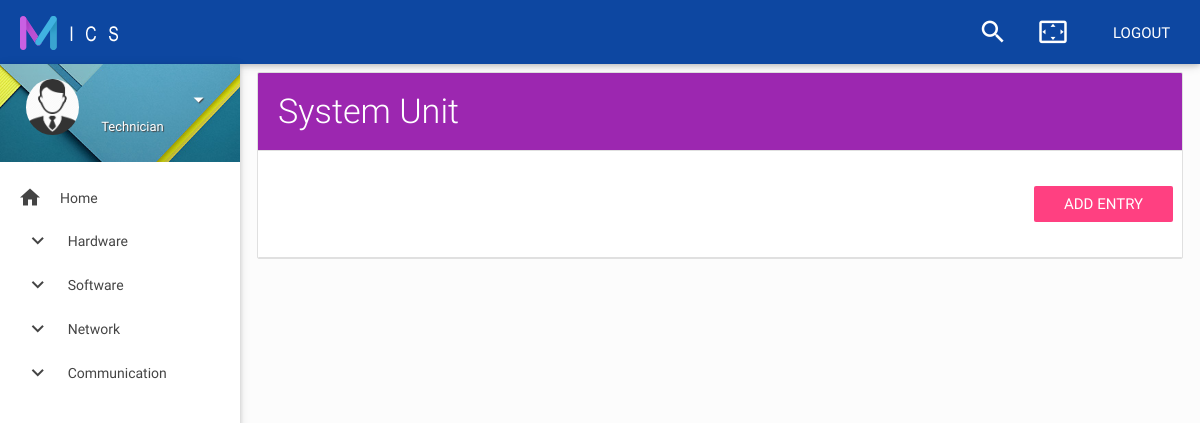
The app's page /menu.php?SubCategoryId=1 with its own data.
### tables this page shows
CREATE TABLE `categorytable` (
  `CategoryId` int(6) NOT NULL AUTO_INCREMENT,
  `NameOfCategory` varchar(60) DEFAULT NULL,
  `acivate` int(1) DEFAULT NULL,
  `dateofdisactivate` datetime DEFAULT NULL,
  PRIMARY KEY (`CategoryId`)
);

CREATE TABLE `subcategorytable` (
  `SubCategoryId` int(6) NOT NULL AUTO_INCREMENT,
  `NameOfSubCategory` varchar(60) DEFAULT NULL,
  `CategoryId` int(6) DEFAULT NULL,
  `activate` int(1) DEFAULT '1',
  `datedisactivate` datetime DEFAULT NULL,
  PRIMARY KEY (`SubCategoryId`)
);

### menu.php (the view, shortened to what this page needs)
<?php
include('connection.php');
$getUserQry = mysqli_query($connection, "select * from addaccounttable where AddAccountId = '" . $_SESSION["AddAccountId"] . "'");
$getUserRes = mysqli_fetch_assoc($getUserQry);
 ?>
<!DOCTYPE html>
<html lang="en">
<head>
    <link href="css/materialize.css" type="text/css" rel="stylesheet" media="screen,projection">
    <link href="css/style.css" type="text/css" rel="stylesheet" media="screen,projection">
    <link href="js/plugins/perfect-scrollbar/perfect-scrollbar.css" type="text/css" rel="stylesheet" media="screen,projection">
    <link href="js/plugins/jvectormap/jquery-jvectormap.css" type="text/css" rel="stylesheet" media="screen,projection">
    <link href="js/plugins/chartist-js/chartist.min.css" type="text/css" rel="stylesheet" media="screen,projection">
</head>
<body>
    <header id="header" class="page-topbar">
        <div class="navbar-fixed">
            <nav class="blue darken-4">
                <div class="nav-wrapper">
                    <h1 class="logo-wrapper"><a href="main.php" class="brand-logo darken-1"><img src="images/materialize-logo.png" alt="materialize logo"></a> <span class="logo-text">MICS</span></h1>
                    <ul class="right hide-on-med-and-down">
                        <li>
                            <a href="javascript:void(0);" class="waves-effect waves-block waves-light show-search"><i class="mdi-action-search"></i></a>
                        </li>
                        <li><a href="javascript:void(0);" class="waves-effect waves-block waves-light toggle-fullscreen"><i class="mdi-action-settings-overscan"></i></a>
                        </li>
                        <li><a href="logout.php" class="btn-flat waves-effect violet accent-2 white-text"> Logout</a>
                                    </li>
                    </ul>
                </div>
            </nav>
        </div>
    </header>
    <div id="main">
        <div class="wrapper">
            <aside id="left-sidebar-nav">
                <ul id="slide-out" class="side-nav fixed leftside-navigation">
                    <li class="user-details purple darken-4">
                        <div class="row">
                            <div class="col col s4 m4 l4">
                                <img src="images/avatar.jpg" alt="" class="circle responsive-img valign profile-image">
                            </div>
                            <div class="col col s8 m8 l8">
                                <a class="btn-flat dropdown-button waves-effect waves-light white-text profile-btn" href="#" data-activates="profile-dropdown"><?php echo $getUserRes['FirstName']." ".$getUserRes['LastName'] ?><i class="mdi-navigation-arrow-drop-down right"></i></a>
                                <p class="user-roal"><?php if($getUserRes['userlevel'] == 1){echo "Administrator";}else{echo "Technician";} ?></p>
                            </div>
                        </div>
                    </li>
                    <li class="bold"><a href="main.php" class="waves-effect waves-cyan"><i class="mdi-action-home"></i> Home</a>
                    </li>
                    <?php
                     $qry = mysqli_query($connection,"select * from categorytable where acivate = 1 group by CategoryId");
                    while ($result = mysqli_fetch_assoc($qry)) { ?>
                    <li class="no-padding">
                        <ul class="collapsible collapsible-accordion">
                            <li class="bold"><a  style="padding-left: 0.6cm;" class="collapsible-header waves-effect waves-cyan"><i class="mdi-navigation-expand-more"></i> <?php echo $result['NameOfCategory'] ?></a>
                            </li>
                        </ul>
                    </li>
                    <?php } ?>
                </ul>
            </aside>
            <section id="content">
                <?php $qry2 = mysqli_query($connection,"select * from subcategorytable where SubCategoryId = '" . $_GET['SubCategoryId'] . "' and activate = 1");
                $result2 = mysqli_fetch_assoc($qry2);
                ?>
                <div class="container">
                    <div id="card-widgets">
                        <div class="row">
                            <div class="col s12 m12 20">
                                <ul id="task-card" class="collection with-header">
                                    <li class="collection-header purple">
                                        <h4 class="task-card-title"><?php echo $result2['NameOfSubCategory'] ?></h4>
                                    </li>
                                    <li class="collection-header">
                <div id="flat-button" class="section">
                  <div class="row">
                      <div style="text-align: right;"><a href="addentry.php?SubCategoryId=<?php echo $result2['SubCategoryId']; ?>" class="btn-flat waves-effect pink accent-2 white-text">Add Entry</a></div>
                  </div>
                </div>
                             </li>
                                </ul>
                            </div>
                        </div>
                    </div>
                </div>
            </section>
        </div>
    </div>
</body>
</html>

### mics/css/style.css (style rules this page uses)
body { background-color: #fcfcfc; }
#main, footer { padding-left: 240px; }
.container { padding: 0 0.5rem; margin: 0 auto; max-width: 100% !important; width: 98%; }
#content .container .row { margin-bottom: 0; }
@media only screen and (min-width: 601px) { .container { width: 98%; } }
@media only screen and (min-width: 993px) { .container { width: 98%; } }
h1.logo-wrapper { margin: 0px 0px; }
header .brand-logo { margin: 5px 0px; padding: 0 20px; }
ul.side-nav.fixed { top: 64px; }
.side-nav a { line-height: 42px; height: 42px; }
#left-sidebar-nav { position: fixed; width: 100px; left: 180px; z-index: 999; height: auto; }
#slide-out li a i { line-height: inherit; width: 2rem; font-size: 1.6rem; display: block; float: left; text-align: center; margin-right: 1rem; }
ul.side-nav li { padding: 0; }
ul.side-nav .collapsible-header { margin: 0; }
ul.side-nav.fixed { overflow: hidden; }
ul.side-nav.fixed li { line-height: 44px; }
ul.side-nav.fixed li a { font-size: 14px; font-weight: 400; }
ul.side-nav.fixed ul.collapsible-accordion { background-color: #FFF; }
ul.side-nav.fixed li.user-details { background: url(../images/user-bg.jpg) no-repeat center center; -webkit-background-size: cover; -moz-background-size: cover; -o-background-size: cover; background-size: cover; margin-bottom: 15px; padding: 15px 0px 0px 15px; }
.user-details .row { margin: 0; }
ul.side-nav.fixed .profile-btn { margin: 0; text-transform: capitalize; padding: 0; text-shadow: 1px 1px 1px #444; font-size: 15px; }
.user-roal { color: #fff; margin-top: -16px; font-size: 13px; text-shadow: 1px 1px 1px #444; }
.bold > a { font-weight: bold; }
#task-card .task-card-title { margin: 0; color: #fff; font-weight: 300; }
#task-card .collection-header { padding: 20px; }
.collapsible-header { font-weight: 500; }

### records on screen
categorytable: NameOfCategory "Hardware"
categorytable: NameOfCategory "Software"
categorytable: NameOfCategory "Network"
categorytable: NameOfCategory "Communication"
subcategorytable: NameOfSubCategory "System Unit"
